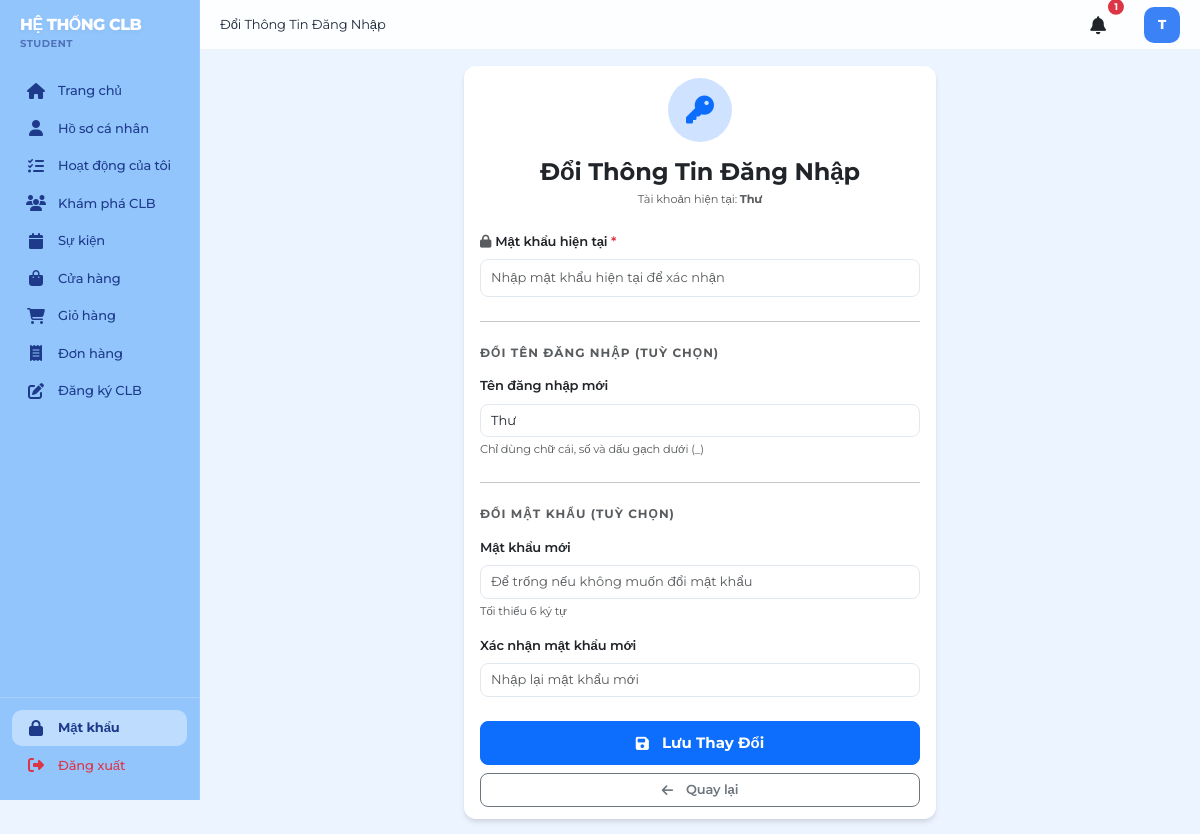
Page /account/change-credentials (signed in) on the committed database.
### models.py (models this page shows, shortened)
class User(db.Model):
    __tablename__ = 'users'
    id = db.Column(db.Integer, primary_key=True)
    username = db.Column(db.String(120), unique=True, nullable=False)
    email = db.Column(db.String(120), unique=True, nullable=False)
    password_hash = db.Column(db.String(255), nullable=False)
    user_type = db.Column(db.String(20), nullable=False)  # student, club, admin
    status = db.Column(db.String(20), default=STATUS_ACTIVE)  # active, inactive
    created_at = db.Column(db.DateTime, default=datetime.utcnow)
    updated_at = db.Column(db.DateTime, default=datetime.utcnow, onupdate=datetime.utcnow)
    student_profile = db.relationship('Student', backref='user', uselist=False, cascade='all, delete-orphan')
    club_profile = db.relationship('Club', backref='user', uselist=False, cascade='all, delete-orphan', foreign_keys='Club.user_id')
    def is_student(self):
        return self.user_type == USER_TYPE_STUDENT
    def is_club(self):
        return self.user_type == USER_TYPE_CLUB

### app.py (the view, shortened to what this page needs)
@app.route('/account/change-credentials', methods=['GET', 'POST'])
@login_required
def change_credentials():
    return render_template('change_credentials.html')

### app.py (called while the page is built)
@login_manager.user_loader
def load_user(user_id):
    return User.query.get(int(user_id))

@app.context_processor
def inject_global_data():
    unread_count = 0
    cart_count = 0
    if current_user.is_authenticated:
        unread_count = Notification.query.filter_by(user_id=current_user.id, is_read=False).count()
        if current_user.is_student():
            cart_count = CartItem.query.filter_by(user_id=current_user.id).count()
        elif 'cart' in session:
            cart_count = sum(session['cart'].values())
    return dict(unread_count=unread_count, cart_count=cart_count)

### templates/change_credentials.html (shortened to what this page needs)
{% extends "base.html" %}
{% block page_title %}Đổi Thông Tin Đăng Nhập{% endblock %}
{% block content %}
<div class="row justify-content-center">
    <div class="col-lg-6">
        <div class="card border-0 shadow-sm">
            <div class="card-body p-5">
                <div class="text-center mb-4">
                    <div class="bg-primary-subtle text-primary rounded-circle d-inline-flex align-items-center justify-content-center mb-3" style="width: 64px; height: 64px;">
                        <i class="fas fa-key fs-3"></i>
                    </div>
                    <h4 class="fw-bold mb-1">Đổi Thông Tin Đăng Nhập</h4>
                    <p class="text-muted small">Tài khoản hiện tại: <strong>{{ current_user.username }}</strong></p>
                </div>
                <form method="POST" action="{{ url_for('change_credentials') }}">
                    <div class="mb-4">
                        <label class="form-label fw-semibold">
                            <i class="fas fa-lock me-1 text-muted"></i>Mật khẩu hiện tại <span class="text-danger">*</span>
                        </label>
                        <input type="password" class="form-control form-control-lg" name="current_password"
                               placeholder="Nhập mật khẩu hiện tại để xác nhận" required>
                    </div>
                    <hr class="my-4">
                    <h6 class="fw-bold text-muted mb-3 text-uppercase" style="font-size: 0.75rem; letter-spacing: 1px;">
                        Đổi Tên Đăng Nhập (tuỳ chọn)
                    </h6>
                    <div class="mb-4">
                        <label class="form-label fw-semibold">Tên đăng nhập mới</label>
                        <input type="text" class="form-control" name="new_username"
                               placeholder="Để trống nếu không muốn đổi"
                               value="{{ current_user.username }}">
                        <div class="form-text">Chỉ dùng chữ cái, số và dấu gạch dưới (_)</div>
                    </div>
                    <hr class="my-4">
                    <h6 class="fw-bold text-muted mb-3 text-uppercase" style="font-size: 0.75rem; letter-spacing: 1px;">
                        Đổi Mật Khẩu (tuỳ chọn)
                    </h6>
                    <div class="mb-3">
                        <label class="form-label fw-semibold">Mật khẩu mới</label>
                        <input type="password" class="form-control" name="new_password"
                               placeholder="Để trống nếu không muốn đổi mật khẩu"
                               id="newPassword">
                        <div class="form-text">Tối thiểu 6 ký tự</div>
                    </div>
                    <div class="mb-4">
                        <label class="form-label fw-semibold">Xác nhận mật khẩu mới</label>
                        <input type="password" class="form-control" name="confirm_password"
                               placeholder="Nhập lại mật khẩu mới"
                               id="confirmPassword">
                    </div>
                    <div class="d-grid gap-2">
                        <button type="submit" class="btn btn-primary btn-lg fw-bold">
                            <i class="fas fa-save me-2"></i>Lưu Thay Đổi
                        </button>
                        <a href="javascript:history.back()" class="btn btn-outline-secondary">
                            <i class="fas fa-arrow-left me-2"></i>Quay lại
                        </a>
                    </div>
                </form>
            </div>
        </div>
    </div>
</div>
{% endblock %}

### templates/base.html (shortened to what this page needs)
<!DOCTYPE html>
<html lang="vi">
<head>
    <link href="https://cdn.jsdelivr.net/npm/bootstrap@5.3.0/dist/css/bootstrap.min.css" rel="stylesheet">
    <link rel="stylesheet" href="https://cdnjs.cloudflare.com/ajax/libs/font-awesome/6.4.0/css/all.min.css">
<link rel="stylesheet" href="{{ url_for('static', filename='css/style.css') }}">
</head>
<body>
    <div class="layout">
        {% if not hide_sidebar %}
        <div class="sidebar">
            <div class="logo">
                <h5>HỆ THỐNG CLB</h5>
                <p>{% if current_user.is_authenticated %}{{ current_user.user_type }}{% else %}Sinh viên{% endif %}</p>
            </div>
            <nav class="sidebar-nav">
                {% if current_user.is_authenticated %}
                    {% if current_user.is_student() %}
                        <div class="nav-item">
                            <a href="{{ url_for('student_dashboard') }}" class="nav-link {% if request.endpoint == 'student_dashboard' %}active{% endif %}">
                                <i class="fas fa-home"></i> Trang chủ
                            </a>
                        </div>
                        <div class="nav-item">
                            <a href="{{ url_for('student_profile') }}" class="nav-link {% if request.endpoint and 'profile' in request.endpoint %}active{% endif %}">
                                <i class="fas fa-user"></i> Hồ sơ cá nhân
                            </a>
                        </div>
                        <div class="nav-item">
                            <a href="{{ url_for('student_activities') }}" class="nav-link {% if request.endpoint == 'student_activities' %}active{% endif %}">
                                <i class="fas fa-tasks"></i> Hoạt động của tôi
                            </a>
                        </div>
                        <div class="nav-item">
                            <a href="{{ url_for('student_clubs') }}" class="nav-link {% if request.endpoint == 'student_clubs' %}active{% endif %}">
                                <i class="fas fa-users"></i> Khám phá CLB
                            </a>
                        </div>
                        <div class="nav-item">
                            <a href="{{ url_for('student_events') }}" class="nav-link {% if request.endpoint == 'student_events' %}active{% endif %}">
                                <i class="fas fa-calendar"></i> Sự kiện
                            </a>
                        </div>
                        <div class="nav-item">
                            <a href="{{ url_for('products_list') }}" class="nav-link {% if 'product' in request.endpoint|string %}active{% endif %}">
                                <i class="fas fa-shopping-bag"></i> Cửa hàng
                            </a>
                        </div>
                        <div class="nav-item">
                            <a href="{{ url_for('cart') }}" class="nav-link {% if request.endpoint == 'cart' %}active{% endif %}">
                                <i class="fas fa-shopping-cart"></i> Giỏ hàng
                            </a>
                        </div>
                        <div class="nav-item">
                            <a href="{{ url_for('orders_list') }}" class="nav-link {% if request.endpoint == 'orders_list' %}active{% endif %}">
                                <i class="fas fa-receipt"></i> Đơn hàng
                            </a>
                        </div>
                        <div class="nav-item">
                            <a href="{{ url_for('student_club_register') }}" class="nav-link {% if request.endpoint == 'student_club_register' %}active{% endif %}">
                                <i class="fas fa-edit"></i> Đăng ký CLB
                            </a>
                        </div>
                    {% endif %}
                {% endif %}
            </nav>
            {% if current_user.is_authenticated %}
            <div class="sidebar-footer">
                <div class="nav-item">
                    <a href="{{ url_for('change_credentials') }}" class="nav-link {% if request.endpoint == 'change_credentials' %}active{% endif %}">
                        <i class="fas fa-lock"></i> Mật khẩu
                    </a>
                </div>
                <div class="nav-item">
                    <a href="{{ url_for('logout') }}" class="nav-link text-danger">
                        <i class="fas fa-sign-out-alt"></i> Đăng xuất
                    </a>
                </div>
            </div>
            {% endif %}
        </div>
        {% endif %}
        <div class="main-container {% if hide_sidebar %}no-sidebar{% endif %}">
            {% if not hide_sidebar %}
            <div class="top-header">
                <div class="header-left">
                    {% block page_title %}{% endblock %}
                </div>
                <div class="header-right">
                    <a href="{{ url_for('notifications_list') }}" class="notification-icon position-relative text-dark text-decoration-none me-3">
                        <i class="fas fa-bell"></i>
                        {% if unread_count > 0 %}
                        <span class="position-absolute top-0 start-100 translate-middle badge rounded-pill bg-danger" style="font-size: 0.6rem; padding: 0.35em 0.65em; border: 2px solid #fff;">
                            {{ unread_count if unread_count < 100 else '99+' }}
                        </span>
                        {% endif %}
                    </a>
                    {% if current_user.is_authenticated %}
                        {% set avatar = None %}
                        {% if current_user.is_student() and current_user.student_profile and current_user.student_profile.avatar_url %}
                            {% set avatar = current_user.student_profile.avatar_url %}
                        {% elif current_user.is_club() and current_user.club_profile and current_user.club_profile.logo_url %}
                            {% set avatar = current_user.club_profile.logo_url %}
                        {% endif %}
                        {% if avatar %}
                        <div class="user-avatar border border-2 shadow-sm" title="{{ current_user.username }}">
                            <img src="{{ avatar }}" alt="Avatar" style="width: 100%; height: 100%; object-fit: cover; border-radius: 50%;">
                        </div>
                        {% else %}
                        <div class="user-avatar" title="{{ current_user.username or 'User' }}">
                            {{ (current_user.username[0].upper() if current_user.username else '?') }}
                        </div>
                        {% endif %}
                    {% endif %}
                </div>
            </div>
            {% endif %}
            <div class="content-area">
                {% block content %}{% endblock %}
            </div>
        </div>
    </div>
</body>
</html>

### static/css/style.css (style rules this page uses)
body, h1, h2, h3, h4, h5, h6, p, a, button, input, span, div { font-family: 'Montserrat', sans-serif !important; }
:root { --primary: #3B82F6; --primary-dark: #2563EB; --primary-light: #EFF6FF; --primary-soft: rgba(59, 130, 246, 0.1); --primary-gradient: linear-gradient(135deg, #3B82F6 0%, #2563EB 100%); --secondary: #64748B; --sidebar-bg: #93C5FD; --sidebar-text: #1E3A8A; --sidebar-active: rgba(255, 255, 255, 0.4); --sidebar-hover: rgba(255, 255, 255, 0.15); --main-bg: #ECF4FF; --white: #FFFFFF; --text-dark: #1E293B; --text-muted: #64748B; --success: #10B981; --warning: #F59E0B; --danger: #EF4444; --glass: rgba(255, 255, 255, 0.7); --glass-border: rgba(255, 255, 255, 0.3); --shadow-sm: 0 1px 2px 0 rgb(0 0 0 / 0.05); --shadow: 0 4px 6px -1px rgb(0 0 0 / 0.1), 0 2px 4px -2px rgb(0 0 0 / 0.1); --shadow-lg: 0 20px 25px -5px rgb(0 0 0 / 0.1), 0 8px 10px -6px rgb(0 0 0 / 0.1); --radius: 12px; --radius-lg: 20px; --transition: all 0.3s cubic-bezier(0.4, 0, 0.2, 1); }
* { margin: 0; padding: 0; box-sizing: border-box; }
body { font-family: 'Inter', system-ui, -apple-system, sans-serif; background-color: var(--main-bg); color: var(--text-dark); min-height: 100vh; overflow-x: hidden; letter-spacing: -0.01em; font-size: 13px; }
.layout { display: flex; width: 100%; }
.sidebar { width: 200px; background-color: var(--sidebar-bg); padding: 15px 0; position: fixed; height: 100vh; left: 0; top: 0; z-index: 1000; transition: var(--transition); border-right: 1px solid rgba(255, 255, 255, 0.1); display: flex; flex-direction: column; }
.sidebar .logo { padding: 0 20px 20px 20px; display: flex; flex-direction: column; gap: 2px; }
.sidebar .logo h5 { color: white; font-size: 16px; font-weight: 800; margin: 0; letter-spacing: -0.5px; text-shadow: 0 2px 4px rgba(0,0,0,0.05); }
.sidebar .logo p { font-size: 10px; color: rgba(30, 58, 138, 0.6); margin: 0; font-weight: 700; text-transform: uppercase; letter-spacing: 0.5px; }
.sidebar .nav-item { margin: 2px 12px; }
.sidebar .nav-link { color: var(--sidebar-text); padding: 8px 14px; text-decoration: none; display: flex; align-items: center; font-size: 13px; font-weight: 500; transition: var(--transition); border-radius: 10px; }
.sidebar .nav-link i { margin-right: 12px; font-size: 16px; width: 20px; text-align: center; transition: var(--transition); }
.sidebar .nav-link.active { background-color: var(--sidebar-active) !important; color: var(--sidebar-text) !important; font-weight: 700; }
.sidebar-nav { flex-grow: 1; overflow-y: auto; scrollbar-width: none; }
.sidebar-footer { border-top: 1px solid rgba(255, 255, 255, 0.2); padding-top: 10px; margin-top: auto; }
.main-container { margin-left: 200px; width: calc(100% - 200px); min-height: 100vh; display: flex; flex-direction: column; animation: fadeIn 0.3s ease-out; }
.top-header { height: 50px; background: rgba(255, 255, 255, 0.85); backdrop-filter: blur(12px); border-bottom: 1px solid rgba(0,0,0,0.05); display: flex; align-items: center; justify-content: space-between; padding: 0 20px; position: sticky; top: 0; z-index: 999; }
.header-right { display: flex; align-items: center; gap: 12px; }
.notification-icon { font-size: 18px; color: var(--text-muted); transition: var(--transition); width: 36px; height: 36px; display: flex; align-items: center; justify-content: center; border-radius: 10px; background: transparent; }
.user-avatar { width: 36px; height: 36px; border-radius: 10px; background: var(--primary); color: white; display: flex; align-items: center; justify-content: center; font-weight: 800; font-size: 13px; }
.content-area { padding: 16px; }
.card { border: none !important; background: var(--white); border-radius: var(--radius) !important; box-shadow: var(--shadow) !important; transition: var(--transition) !important; }
.card-body { padding: 12px 16px !important; }
.btn { border-radius: 8px; font-weight: 600; padding: 6px 14px; font-size: 13px; transition: var(--transition); display: inline-flex; align-items: center; justify-content: center; gap: 5px; }
.btn-lg { padding: 10px 24px; font-size: 15px; }
.form-control, .form-select { border-radius: 8px; border: 1.5px solid #E2E8F0; padding: 6px 10px; font-size: 13px; transition: var(--transition); }

### rows in the picture
User: user_type "STUDENT", username "T", username "Thư", new_username "Thư"

### other values in the picture
{{ unread_count if unread_count < 100 else '99+' }} "1"
